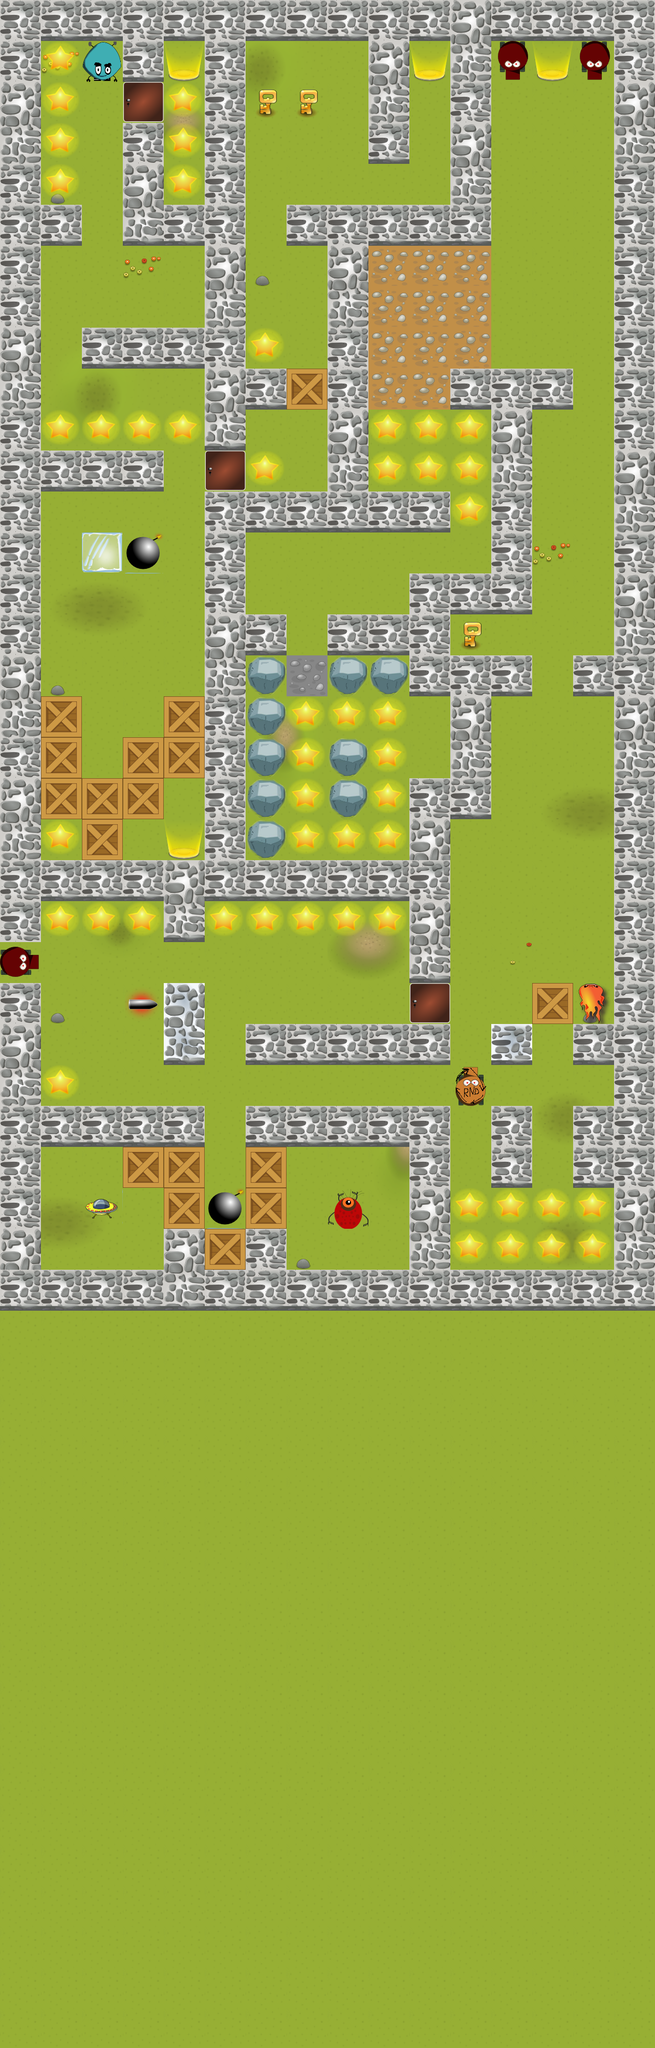

Rendered tile map (Tiled .tmx) drawn with the repository's tilesets; below, a short description and the map source with its tile grids summarised:
An orthogonal 16x50 tile map with 80x80 px tiles, 6 tile layers (backgroud, backgroundEffects, walls, walls_faces, ...), 4 hidden layers not drawn, 3 tilesets and 4 objects.

<map version="1.0" orientation="orthogonal" width="16" height="50" tilewidth="80" tileheight="80">
 <properties>
  <property name="background_music" value="Show Your Moves" />
 </properties>
 <tileset firstgid="1" name="walls80" tilewidth="80" tileheight="80">
  <image source="walls80.png" width="320" height="320" />
  <tile id="0">
   <properties>
    <property name="wall" value="1" />
   </properties>
  </tile>
  <tile id="1">
   <properties>
    <property name="wall" value="1" />
   </properties>
  </tile>
  <tile id="2">
   <properties>
    <property name="wall" value="1" />
   </properties>
  </tile>
  <tile id="14">
   <properties>
    <property name="wall" value="1" />
   </properties>
  </tile>
 </tileset>
 <tileset firstgid="17" name="SmallWorld-all" tilewidth="80" tileheight="80">
  <image source="SmallWorld-all.png" width="640" height="560" />
 </tileset>
 <tileset firstgid="73" name="TiledObjects" tilewidth="80" tileheight="80">
  <image source="TiledObjects.png" width="800" height="800" />
 </tileset>
 <layer name="backgroud" width="16" height="50">
  <data>[800 cells, 800 non-empty, 1 distinct tile ids]</data>
 </layer>
 <layer name="backgroundEffects" width="16" height="50">
  <data>[800 cells, 93 non-empty, 47 distinct tile ids]</data>
 </layer>
 <layer name="walls" width="16" height="50">
  <data>[800 cells, 209 non-empty, 2 distinct tile ids]</data>
 </layer>
 <layer name="walls_faces" width="16" height="50">
  <data>[800 cells, 209 non-empty, 4 distinct tile ids]</data>
 </layer>
 <layer name="foregroudn" width="16" height="50" visible="0">
  <data>[800 cells, 33 non-empty, 15 distinct tile ids]</data>
 </layer>
 <layer name="top" width="16" height="50">
  <data>[800 cells, 87 non-empty, 1 distinct tile ids]</data>
 </layer>
 <layer name="down" width="16" height="50" visible="0">
  <data>[800 cells, 69 non-empty, 1 distinct tile ids]</data>
 </layer>
 <layer name="left" width="16" height="50" visible="0">
  <data>[800 cells, 110 non-empty, 1 distinct tile ids]</data>
 </layer>
 <layer name="right" width="16" height="50" visible="0">
  <data>[800 cells, 109 non-empty, 1 distinct tile ids]</data>
 </layer>
 <objectgroup name="objects">
  <object x="320" y="1600" width="80" height="80">
   <properties>
    <property name="element" value="1" />
    <property name="sequence" value="1" />
   </properties>
  </object>
  <object x="320" y="80" width="80" height="80">
   <properties>
    <property name="element" value="1" />
    <property name="sequence" value="2" />
   </properties>
  </object>
  <object x="800" y="80" width="80" height="80">
   <properties>
    <property name="element" value="1" />
    <property name="sequence" value="1" />
   </properties>
  </object>
  <object x="1040" y="80" width="80" height="80">
   <properties>
    <property name="element" value="2" />
    <property name="sequence" value="2" />
   </properties>
  </object>
 </objectgroup>
 <layer name="ObjectTiles" width="16" height="50">
  <data>[800 cells, 108 non-empty, 18 distinct tile ids]</data>
 </layer>
</map>
